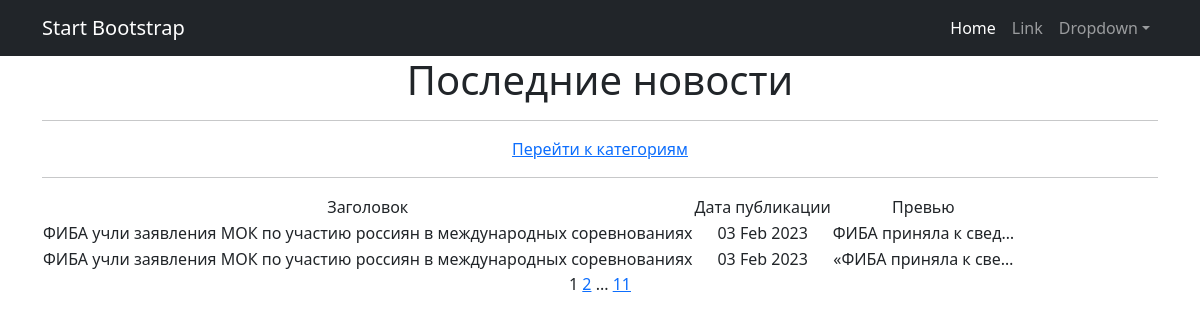
Page /news/ on the committed database.
### news/models.py (models this page shows, shortened)
class Post(models.Model):
    heading = models.CharField(max_length=100)
    text = models.CharField(max_length=1000)
    author = models.ForeignKey(Author, on_delete=models.CASCADE)
    type = models.CharField(max_length=2,
                            choices=TYPES)
    create_time = models.DateTimeField(auto_now_add=True)
    rating = models.IntegerField(default=0)
    category = models.ManyToManyField(Category, through='PostCategory')

### news/views.py (the view)
# urls.py: path('', PostsList.as_view(), name='post_list'),
class PostsList(ListView):
    model = Post
    ordering = '-create_time'
    template_name = 'posts.html'
    context_object_name = 'posts'
    paginate_by = 2

### templates/posts.html (shortened to what this page needs)
{% extends 'flatpages/default.html' %}
{% block content %}
   <h1>Последние новости</h1>
   <hr>
    <a href="categories">Перейти к категориям</a>
    <hr>
       <table>
           <tr>
               <td>Заголовок</td>
               <td>Дата публикации</td>
               <td>Превью</td>
           </tr>
           {% for post in posts %}
           <tr>
               <td>{{ post.heading }}</td>
               <td>{{ post.create_time|date:'d M Y' }}</td>
               <td>{{ post.text|truncatechars:20 }}</td>
           </tr>
           {% endfor %}
       </table>
   {{ page_obj.number }}
   {% if page_obj.has_next %}
       <a href="?page={{ page_obj.next_page_number }}">{{ page_obj.next_page_number }}</a>
       {% if paginator.num_pages != page_obj.next_page_number %}
           ...
           <a href="?page={{ page_obj.paginator.num_pages }}">{{ page_obj.paginator.num_pages }}</a>
       {% endif %}
   {% endif %}
{% endblock content %}

### rows in the picture
Post: heading "ФИБА учли заявления МОК по участию россиян в международных соревнованиях", create_time "03 Feb 2023", text "ФИБА приняла к свед…"
Post: heading "ФИБА учли заявления МОК по участию россиян в международных соревнованиях", create_time "03 Feb 2023", text "«ФИБА приняла к све…"

### other values in the picture
{{ page_obj.number }} "1"
{{ page_obj.next_page_number }} "2"
{{ page_obj.paginator.num_pages }} "11"
